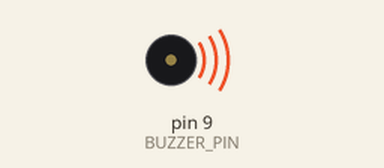
This sketch was run on a simulated Arduino Uno, built with avr-gcc and run on an emulated ATmega328P. Parts: buzzer (waves = sounding).

Above: at 0.05 s.
Timing chart, 0 to 3.0 s (numbered marks = the images above):
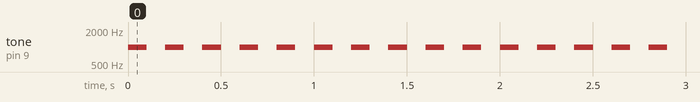

The sketch:

sketch_buzzer.ino
```cpp
#define BUZZER_PIN 9

void setup()
{
  pinMode(BUZZER_PIN, OUTPUT);
}

void loop()
{
  buzz(BUZZER_PIN);
}

void buzz(int BUZZZ) {
  tone(BUZZZ, 1000);
  delay(100);
  noTone(BUZZZ);
  delay(100);
}
```

Measured:
- by itself, tone on pin 9 (BUZZER_PIN): alternates 1000 Hz for 0.10 s and silent for 0.10 s
